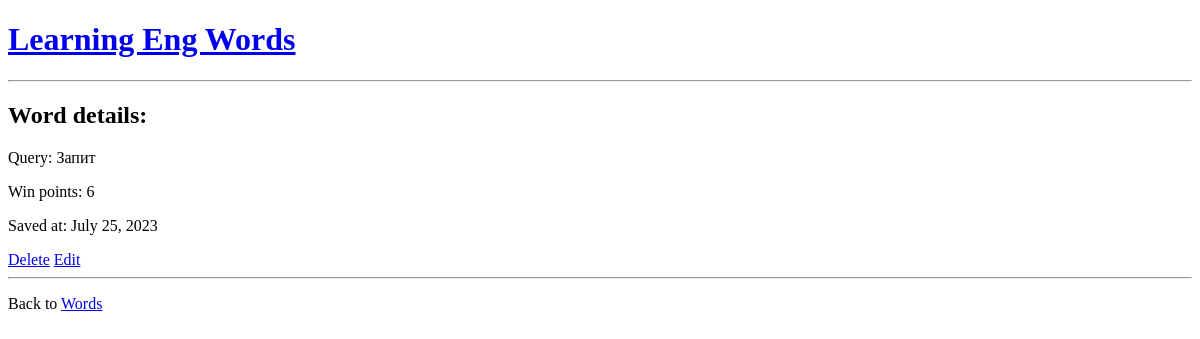
Page /mywords/details/2/ on the earlier database version.
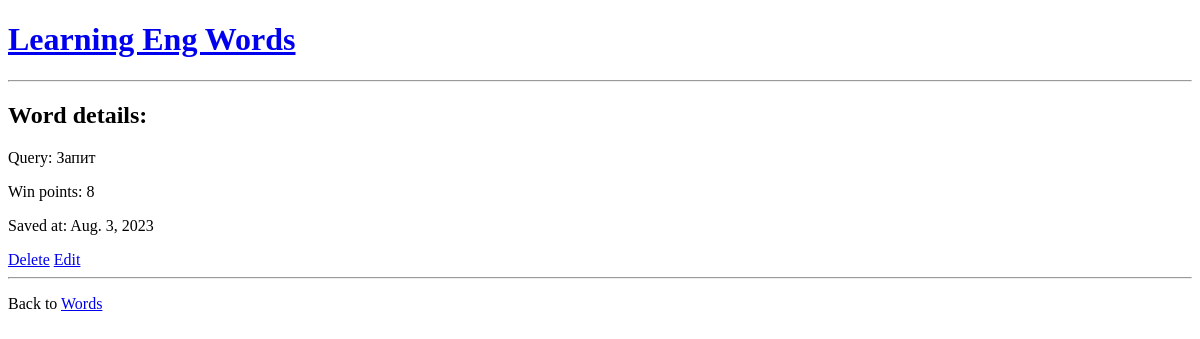
Same page on the later database version.
### base/models.py (models this page shows, shortened)
class Word(models.Model):
    eng_word = models.CharField(max_length=50, blank=False)
    translate_word = models.CharField(max_length=200, blank=False)
    date = models.DateField(auto_now=True)
    score = models.IntegerField(default=0)
    objects = models.Manager

### base/views.py (the view)
# urls.py: path('mywords/details/<int:id>/', views.details, name='details'),
def details(request, id):
    myword = Word.objects.get(id=id)
    template = loader.get_template('base/details.html')
    context = {
        'myword': myword,
    }
    return HttpResponse(template.render(context, request))

### base/templates/base/details.html (shortened to what this page needs)
{% extends "base/master.html" %}
{% block content %}
    <h1><a href="/ ">Learning Eng Words</a> </h1>
    <hr>
    <h2>Word details:</h2>
    <p>{{ myword.eng_word}}: {{ myword.translate_word }}</p>
    <p>Win points: {{ myword.score }}</p>
    <p>Saved at: {{ myword.date }}</p>
    <a href="{% url 'delete-word' myword.id %}">Delete</a>
    <a href="{% url 'update-word' myword.id %}">Edit</a>
    <hr>
    <p>Back to <a href="/mywords">Words</a></p>
{% endblock %}

Differences in the rows shown:
changed Word "Query": score "6" → "8"; date "July 25, 2023" → "Aug. 3, 2023"
